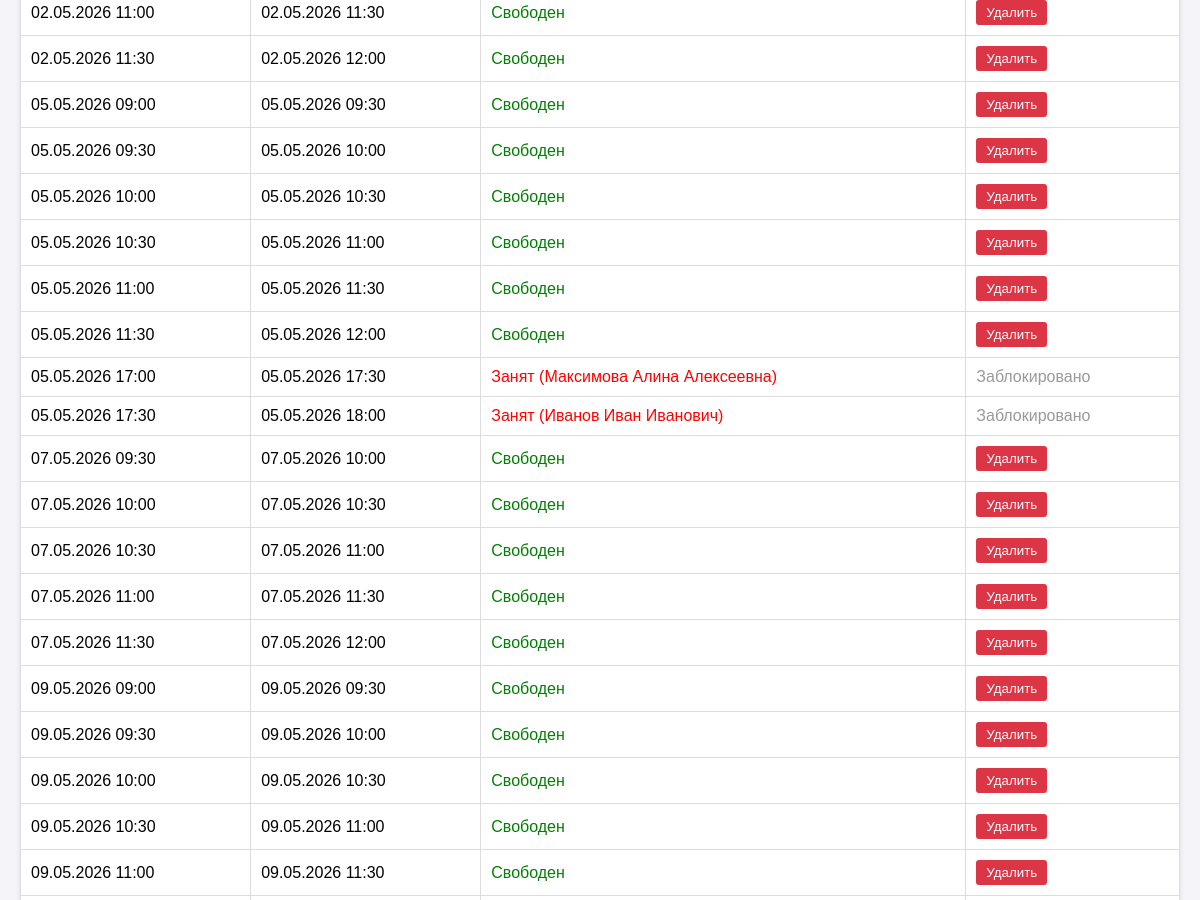
Page /admin/schedule/9 (signed in, middle part) on the earlier database version.
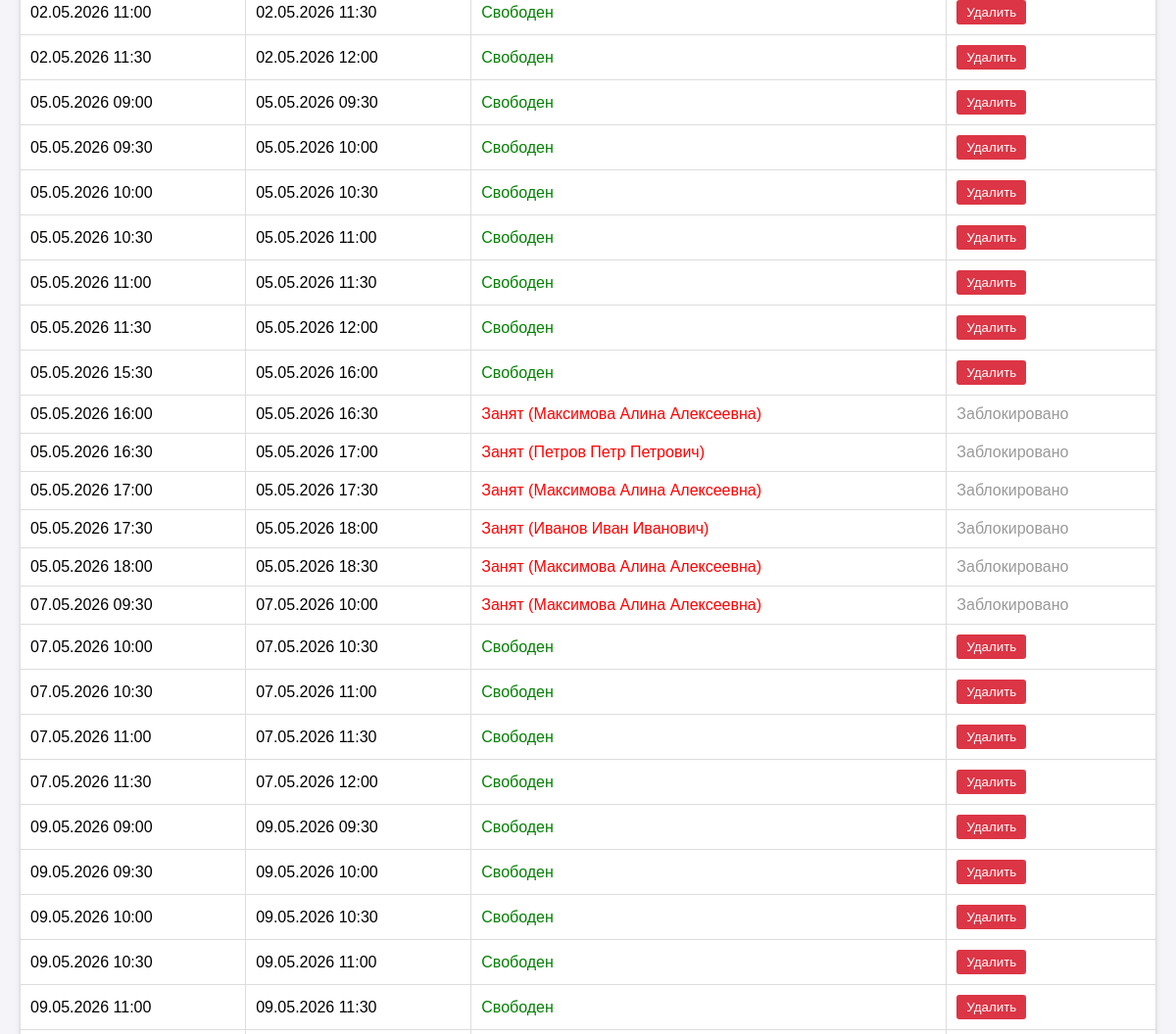
Same page on the later database version.
### app/models.py (models this page shows, shortened)
class ScheduleSlot(db.Model):
    __tablename__ = 'schedule_slots'
    id = db.Column(db.Integer, primary_key=True)
    doctor_id = db.Column(db.Integer, db.ForeignKey('users.id'), nullable=False)
    start_time = db.Column(db.DateTime, nullable=False, index=True)
    end_time = db.Column(db.DateTime, nullable=False)
    is_available = db.Column(db.Boolean, default=True) # True - свободно, False - занято/отменено
    appointment = db.relationship('Appointment', uselist=False, backref='slot')

class User(UserMixin, db.Model):
    __tablename__ = 'users'
    id = db.Column(db.Integer, primary_key=True)
    username = db.Column(db.String(64), index=True, unique=True)
    email = db.Column(db.String(120), index=True, unique=True)
    phone = db.Column(db.String(20), index=True, unique=True)
    password_hash = db.Column(db.String(256))
    role = db.Column(db.String(20), index=True, default='patient')
    specialty = db.Column(db.String(100), nullable=True) # Для врача
    office_number = db.Column(db.String(10), nullable=True) # Для врача
    oms_number = db.Column(db.String(20), nullable=True) # Для пациента
    created_at = db.Column(db.DateTime, default=datetime.utcnow)
    appointments_as_patient = db.relationship('Appointment', foreign_keys='Appointment.patient_id', backref='patient', lazy='dynamic')
    appointments_as_doctor = db.relationship('Appointment', foreign_keys='Appointment.doctor_id', backref='doctor', lazy='dynamic')
    schedule_slots = db.relationship('ScheduleSlot', backref='doctor', lazy='dynamic')
    action_logs = db.relationship('ActionLog', backref='user', lazy='dynamic')

### app/admin/routes.py (the view)
@bp.route('/schedule/<int:doctor_id>')
@login_required
@role_required('admin')
def manage_schedule(doctor_id):
    doctor = User.query.get_or_404(doctor_id)
    if doctor.role != 'doctor':
        flash('Выберите врача для управления расписанием.')
        return redirect(url_for('admin.manage_doctors'))
    slots = ScheduleSlot.query.filter_by(doctor_id=doctor.id).order_by(ScheduleSlot.start_time).all()
    return render_template('admin/manage_schedule.html', title=f'Расписание: {doctor.username}', doctor=doctor, slots=slots)

### app/models.py (called while the page is built)
@login_manager.user_loader
def load_user(user_id):
    return User.query.get(int(user_id))

### app/utils.py (called while the page is built)
def role_required(role):
    def decorator(f):
        @wraps(f)
        def decorated_function(*args, **kwargs):
            if not current_user.is_authenticated:
                return redirect(url_for('auth.login'))
            if current_user.role != role:
                flash('У вас нет доступа к этой странице.')
                return redirect(url_for('main.index'))
            return f(*args, **kwargs)
        return decorated_function
    return decorator

### app/templates/admin/manage_schedule.html (shortened to what this page needs)
{% extends "base.html" %}
{% block content %}
                {% set days = [('0', 'Пн'), ('1', 'Вт'), ('2', 'Ср'), ('3', 'Чт'), ('4', 'Пт'), ('5', 'Сб'), ('6', 'Вс')] %}
<table style="width:100%; border-collapse:collapse; background:white; box-shadow:0 0 5px rgba(0,0,0,0.1);">
    {% for slot in slots %}
    <tr>
        <td style="border:1px solid #ddd; padding:10px;">{{ slot.start_time.strftime('%d.%m.%Y %H:%M') }}</td>
        <td style="border:1px solid #ddd; padding:10px;">{{ slot.end_time.strftime('%d.%m.%Y %H:%M') }}</td>
        <td style="border:1px solid #ddd; padding:10px; color:{% if slot.is_available %}green{% else %}red{% endif %};">
            {% if slot.is_available %}Свободен{% else %}Занят ({{ slot.appointment.patient.username }}){% endif %}
        </td>
        <td style="border:1px solid #ddd; padding:10px;">
            {% if slot.is_available %}
            <form action="{{ url_for('admin.delete_slot', slot_id=slot.id) }}" method="post" onsubmit="return confirm('Удалить слот?');">
                <button type="submit" style="border:none; background:#dc3545; color:white; padding:5px 10px; border-radius:3px; cursor:pointer;">Удалить</button>
            </form>
            {% else %}
            <span style="color:#999;">Заблокировано</span>
            {% endif %}
        </td>
    </tr>
    {% else %}
    <tr><td colspan="4" style="border:1px solid #ddd; padding:10px; text-align:center;">Расписание пусто.</td></tr>
    {% endfor %}
</table>
{% endblock %}

Differences in the rows shown:
added ScheduleSlot: start_time "05.05.2026 15:30", end_time "05.05.2026 16:00", is_available "Свободен"
added ScheduleSlot: start_time "05.05.2026 16:00", end_time "05.05.2026 16:30", appointment.patient.username "Максимова Алина Алексеевна", is_available "Заблокировано"
added ScheduleSlot: start_time "05.05.2026 16:30", end_time "05.05.2026 17:00", appointment.patient.username "Петров Петр Петрович", is_available "Заблокировано"
added ScheduleSlot: start_time "05.05.2026 18:00", end_time "05.05.2026 18:30", appointment.patient.username "Максимова Алина Алексеевна", is_available "Заблокировано"
changed ScheduleSlot (number 15 of 24 on the later page): appointment.patient.username (not shown) → "Максимова Алина Алексеевна"; is_available "Свободен Удалить" → "Занят ( ) Заблокировано"
